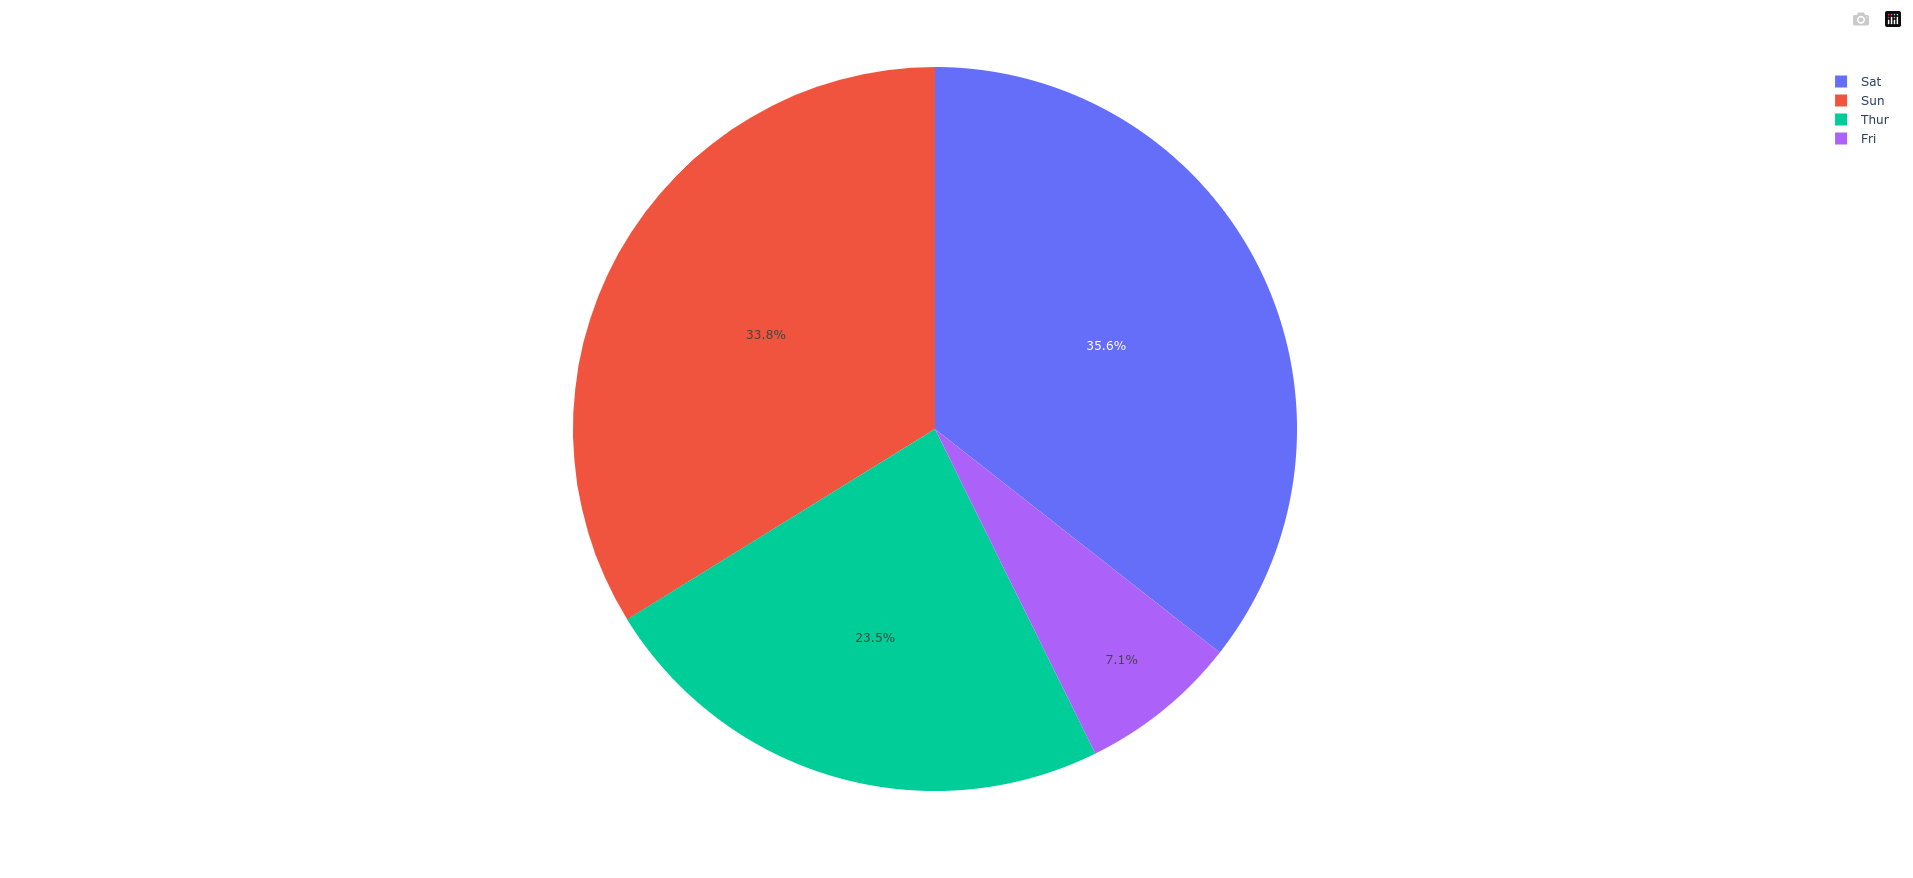

Generate this figure with Python:
import plotly.express as px

df = px.data.tips()
fig = px.pie(df, values="tip", names="day")
fig.show()
